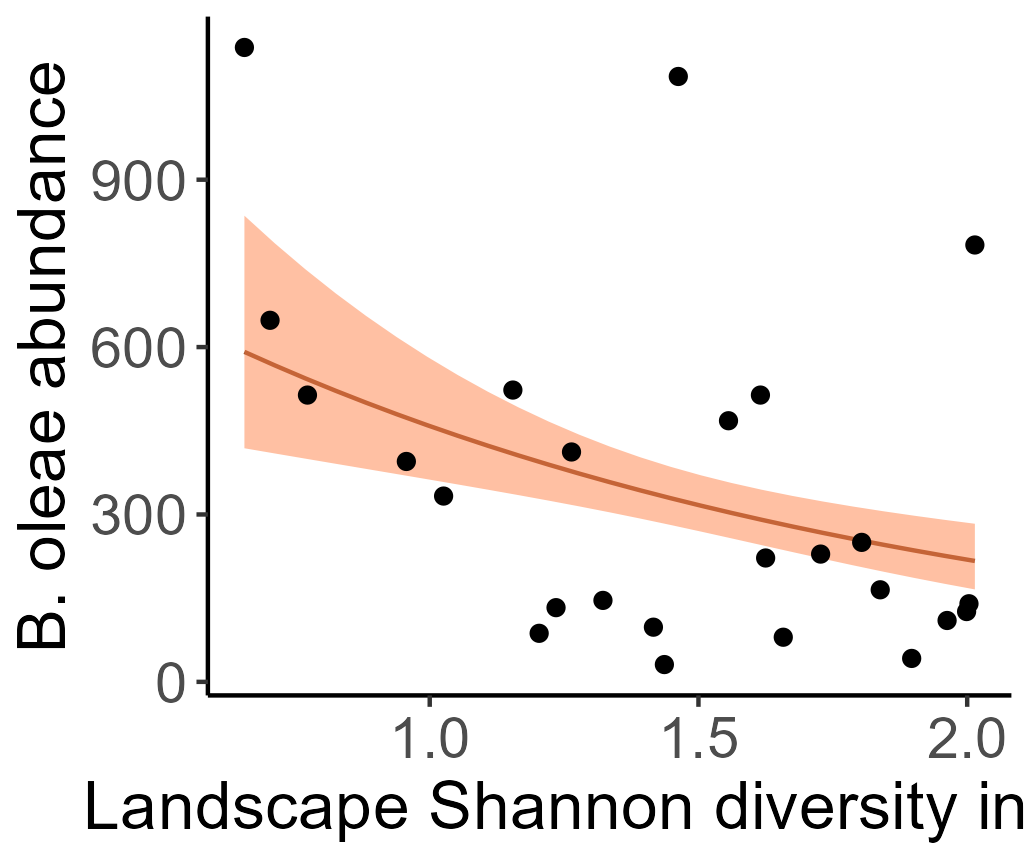

Source code (R):
############################################
####FIGURE 4: 10.1007/s10340-022-01489-1#####
#############################################
####Library to do the model
library(MASS)#
####Library to do the plots
library(ggplot2)#
library(ggpubr)#

####This is to keep the graphs with the same appearance
my.theme = theme(
  title= element_text(size = 20),
  axis.title.x = element_text(size = 16),
  axis.text.x = element_text(size = 14),
  axis.text.y = element_text(size = 14),
  axis.title.y = element_text(size = 16),
  axis.line = element_line(size = 0.5, colour = "black"),
  panel.background = element_rect(fill = "white"),
  plot.margin = margin(4,4,4,4))

###Loading data
data <- read.csv("data.csv")

#new code to capture sample size (needed to calculate the coefficient of correlation)
samplesize <- length(data$shdi)

######Model surrounding olive groves
glm.bo.ol<- glm.nb(bo~olive,data=data)

######Model landscape Shannon diversity
glm.bo.shdi<- glm.nb(bo~shdi,data=data)
glm.bo.shdi$coefficients
LMMOutput <- data.frame(glm.bo.shdi$coefficients)

#new code to capture ANOVA 
anovaOutput <- data.frame(anova(glm.bo.shdi))

###Plotting predictions
####Predictions model surrounding olive groves
Xolive <-data.frame(olive=seq(min(data$olive),max(data$olive),length=nrow(data)))


new.data.olive.com <- data.frame(altitude= mean(data$altitude),
                                 ponto=data$ponto,eucalyptus=mean(data$eucalyptus), oak = mean(data$oak), vineyards =mean(data$vineyards),
                                 olive=Xolive, pine =mean(data$pine), pastagem=mean(data$pastagem), scrubs =mean(data$scrubs))


new.data.olive.com$fit <- data.frame(predict(glm.bo.ol, new.data.olive.com, se=T, exclude=c("s(ponto)")))

new.data.olive.com$fit.fit <- new.data.olive.com$fit$fit
new.data.olive.com$up.fit <- new.data.olive.com$fit.fit+new.data.olive.com$fit$se.fit
new.data.olive.com$down.fit <- new.data.olive.com$fit.fit-new.data.olive.com$fit$se.fit


g.olive.com <- ggplot(data,aes(x=olive, y =data$bo))+ my.theme+
  geom_line( data = new.data.olive.com, aes(y = exp(fit.fit)), color="forestgreen") +
  geom_ribbon(data = new.data.olive.com, aes(ymin=exp(down.fit), ymax=exp(up.fit)),alpha=0.5,fill="green4") +
  geom_point()+ xlab("Surrounding olive groves (%)") + ylab("")

g.olive.com

####Predictions model Shannon diversity
Xshdi <-data.frame(shdi=seq(min(data$shdi),max(data$shdi),length=nrow(data)))

new.data.shdi.com <- data.frame(altitude= mean(data$altitude), shdi= Xshdi,
                                ponto=data$ponto,eucalyptus=mean(data$eucalyptus), oak = mean(data$oak), vineyards =mean(data$vineyards),
                                olive=mean(data$olive), pine =mean(data$pine), pastagem=mean(data$pastagem), scrubs =mean(data$scrubs))


new.data.shdi.com$fit <- data.frame(predict(glm.bo.shdi, new.data.shdi.com, se=T, exclude=c("s(ponto)")))

new.data.shdi.com$fit.fit <- new.data.shdi.com$fit$fit
new.data.shdi.com$up.fit <- new.data.shdi.com$fit.fit+new.data.shdi.com$fit$se.fit
new.data.shdi.com$down.fit <- new.data.shdi.com$fit.fit-new.data.shdi.com$fit$se.fit


g.shdi.com <- ggplot(data,aes(x=shdi, y =data$bo))+ my.theme+
  geom_line( data = new.data.shdi.com, aes(y = exp(fit.fit)), color="sienna4") +
  geom_ribbon(data = new.data.shdi.com, aes(ymin=exp(down.fit), ymax=exp(up.fit)),alpha=0.5,fill="sienna1") +
  geom_point() + xlab("Landscape Shannon diversity index") + ylab("B. oleae abundance")
g.shdi.com

## Save plot
ggsave("Fig.4.png", plot = g.shdi.com, scale=0.5)

###Combining plots
final.plot <- ggarrange(g.shdi.com,g.olive.com)
final.plot


####################################### 
############### ORKG ##################
####################################### 
library(orkg)
orkg <- ORKG(host="https://incubating.orkg.org")
# Template 'LMM Planned Process('
orkg$templates$materialize_template(template_id = "R492225")
tp = orkg$templates$list_templates()
keys(tp)

##################################
######### Definitions ############
##################################

Meter <- tp$qudt_unit(label="m", qudtucumcode="m", same_as="http://qudt.org/vocab/unit/M")
BactroceraOleae <- tp$entity(label="Bactrocera Oleae", same_as="https://www.wikidata.org/wiki/Q2207329")
Abundance <- tp$property(label="Abundance", same_as="http://purl.obolibrary.org/obo/NCIT_C70589")
ShannonDiversityIndex <- tp$property(label="Shannon diversity index", same_as="http://purl.obolibrary.org/obo/PCO_0000062")
Landscape <- tp$entity(label="Landscape", same_as="http://sweetontology.net/realmLandform/Landscape")
OliveGrove <-  tp$entity(label="Olive Grove", same_as="http://purl.obolibrary.org/obo/ENVO_00000193")
Percentage <- tp$property(label="Percentage", same_as="http://purl.obolibrary.org/obo/NCIT_C70589")
SamplingPoint <- tp$entity(label="Sampling Point", same_as="http://")
Radius <- tp$quantity_value(label="250 m radius", qudtnumericvalue= 500, qudtunit=Meter)
BufferArea <- tp$entity(label="Buffer Area", same_as="http://", is_constrained_by=Radius)

################################
######## LMM Variables #########
################################

var_bactrocera_oleae_abundance <- tp$variable(
  label="Bactrocera oleae abundance in olive groves",
  has_object_of_interest_= BactroceraOleae,
  has_matrix = OliveGrove,
  has_property = Abundance
)


var_surrounding_olive_groves <- tp$variable(
  label="Bactrocera oleae abundance in olive groves",
  has_object_of_interest_= OliveGrove,
  has_matrix = SamplingPoint,
  has_property = Percentage
)

var_landscape_Shannon_diversity <- tp$variable(
  label="Landscape Shannon Diversity Index",
  has_object_of_interest_= Landscape,
  has_property = ShannonDiversityIndex
)


################################
############ Anova  ############
################################
ANOVA <- tp$anova(
  label="ANOVA with bo (bactrocera oleae abundance) as the response variable and shdi (shannon diversity index) as term.",
  has_input_dataset= tuple(LMMOutput, "Fitted LMM with bo (bactrocera oleae abundance) as the response variable and shdi (shannon diversity index) as a fixed effect."),
  has_output_dataset= tuple(anovaOutput, 'Df (degrees of freedom of the numerator), Df (degrees of freedom of the denominator) and the associated p-value for fixed effects.'),
)

################################
############# LMM  #############
################################
lmm <- tp$linear_mixed_model(
  label="A linear mixed model (LMM) with bactrocera oleae abundance (bo) as the response variable and shdi (shannon diversity index) as a fixed effect",
  has_response_variable = var_bactrocera_oleae_abundance,
  has_fixed_effect_term_i = var_landscape_Shannon_diversity,
)

################################
######### LMM Fitting  #########
################################
lmmFitting <- tp$linear_mixed_model_fitting(
  label="A linear mixed model (LMM) fitting with bactrocera oleae abundance (bo) as the response variable and shdi (shannon diversity index) as a fixed effect",
  has_input_dataset= tuple(data, "Raw field data on bactrocera oleae abundance"),
  has_input_model=lmm,
  has_output_dataset= tuple(LMMOutput, 'Results of LMM fitting with bo as the response variable and shdi as a fixed effect'),
)

################################
######## LMM Prediction  #######
################################
LMMPrediction <- tp$lmm_prediction(
  label="Prediction using the fitted LMM with bo as the response variable shdi as a fixed effect.",
  has_input_dataset= tuple(LMMOutput, "Fitted LMM with bo as the response variable shdi as a fixed effect."),
  has_output_figure = "https://raw.githubusercontent.com/manfuso/Paredes2022/main/Fig.4.png",
)

################################
#### LMM Planned Process #######
################################
instance <- tp$lmm_planned_process(
  has_implementation= "https://raw.githubusercontent.com/manfuso/Paredes2022/main/Fig.4.snippet.R",
  label="Estimated effects of landscape diversity on Bactrocera oleae abundance.", 
  has_lmm_fitting= lmmFitting,
  has_anova = ANOVA,
)
instance$serialize_to_file("article.contribution.1.json", format="json-ld")
